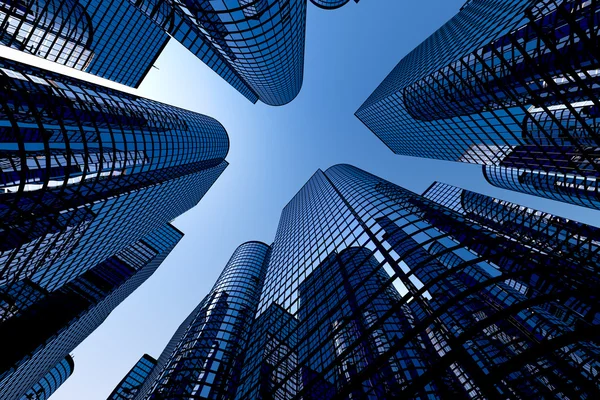
#> input picture Images/Question 1/8.jpg, 600 x 400 px
$ python Question1.py
#> lines starting #> are read from the running program, lines starting #| are printed output that depends on the picture; after the words box and inside, x2 and y2 are one past the last pixel; in counts of white or black regions, pixels touching at a corner belong together
#> further down, img is the input picture: shape (400, 600, 3); mean B, G, R 106.1, 70.5, 45.6
# %%
import cv2
import numpy as np
import matplotlib.pyplot as plt
from scipy import signal as sig
from scipy import ndimage as ndi
import os

def show_images(img1, bw = False, img2 = None):
    if img2 is None:
        fig = plt.figure(figsize=(13,13))
        ax = fig.gca()
        ax.get_xaxis().set_visible(False)
        ax.get_yaxis().set_visible(False)
        ax.imshow(img1,cmap='Greys_r' if bw else None)
        plt.show()
    else :
        plt.figure(figsize=(13,500))
        plt.subplot(1,2,1)
        plt.imshow(img1,cmap='gray')
        plt.title('Scratch Implementation')
        plt.subplot(1,2,2)
        plt.imshow(img2,cmap='gray')
        plt.title('OpenCV Implementation')
        plt.show()

class Scratch:
    def __init__ (self, k=0.05, THRESHOLD_CORNER = 0.001, THRESHOLD_EDGE = 0.0001):
        self.k = k
        #Derivative for calculation currently only sobel
        self.d_x = np.array([[-1,0,1],[-2,0,2],[-1,0,1]])
        self.d_y = np.array([[1,2,1],[0,0,0],[-1,-2,-1]])
        self.THRESHOLD_CORNER = THRESHOLD_CORNER
        self.THRESHOLD_EDGE = THRESHOLD_EDGE


    def corner_harris(self, img, verbose = False): # Verbose to display intermediate steps

#> called with verbose = False
        gray = cv2.cvtColor(img, cv2.COLOR_RGB2GRAY)
        if verbose:
            print("Gray Scale converted image")
            show_images(gray, bw=True)
        derivative_x = sig.convolve2d(gray, self.d_x, mode='same')
        derivative_y = sig.convolve2d(gray, self.d_y, mode='same')
        if verbose:
            print("Derivative X and Y of image")
            show_images(derivative_x, bw=True)
            show_images(derivative_y, bw=True)
        Ixx = ndi.gaussian_filter(derivative_x**2, sigma=1)
        Ixy = ndi.gaussian_filter(derivative_x*derivative_y, sigma=1)
        Iyy = ndi.gaussian_filter(derivative_y**2, sigma=1)
        if verbose:
            print("Ixx, Ixy, Iyy")
            show_images(Ixx, bw=True)
            show_images(Ixy, bw=True)
            show_images(Iyy, bw=True)
        #harris response calculation
        det = Ixx*Iyy - Ixy**2
        trace = Ixx + Iyy
        harris_response = det - self.k*(trace**2)
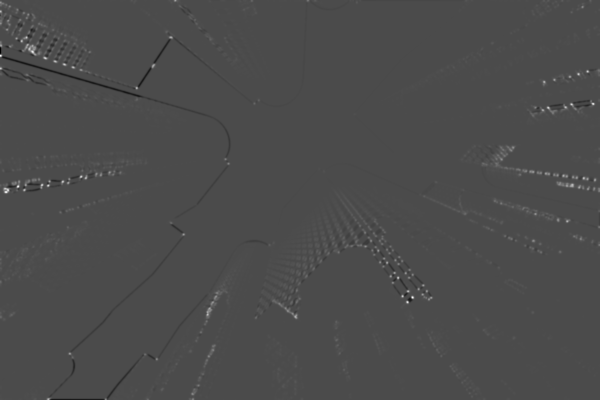
#> harris_response: shape (400, 600) float64; min -2.12e+10, max 5.05e+10, mean 137266856.3; drawn with min black and max white
        h_max = harris_response.max()
#> h_max = 5.05e+10
        h_min = harris_response.min()
#> h_min = -2.12e+10
        if verbose:
            print(f'Min = {h_min} and Max = {h_max}')
        harris_response_range = harris_response.max() - harris_response.min()
#> harris_response_range = 7.17e+10
        scaled_response = (harris_response/ harris_response_range)*255
        if verbose:
            print("Scaled Harris Response")
            show_images(scaled_response, True)

        corners = np.copy(img)
        edges = np.copy(img)
        for y, row in enumerate(harris_response):
            for x, value in enumerate(row):
                if value >= self.THRESHOLD_CORNER*h_max:
                    # cv2.circle(corners, (x,y), 1, (0,255,0), 1)
                    corners[y,x] = [255,0,0]   # corners RED
                elif value <= self.THRESHOLD_EDGE*h_min:
                    edges[y,x] = [0,255,0] # edges GREEN
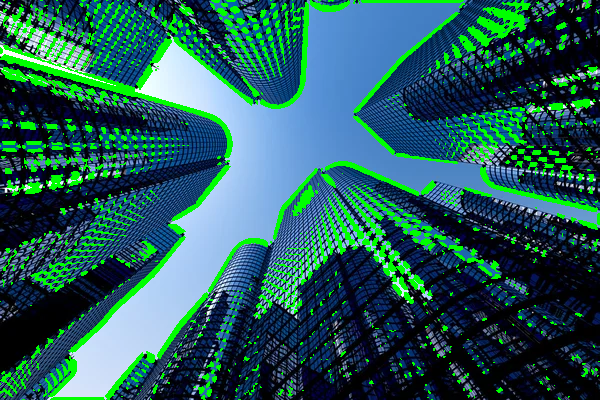
#> edges: shape (400, 600, 3); mean R, G, B 38.2, 92.8, 90.2


        if verbose:
            print("CORNERS")
            show_images(corners)
            print("EDGES")
            show_images(edges)
        return corners

# %%
def open_cv_harris(img, k=0.05, THRESHOLD_CORNER = 0.001, THRESHOLD_EDGE = 0.0001):
#> called with k = 0.05, THRESHOLD_CORNER = 0.001, THRESHOLD_EDGE = 0.0001
    gray = cv2.cvtColor(img, cv2.COLOR_RGB2GRAY)
    gray_float = np.float32(gray)
    corner_harris = cv2.cornerHarris(src=gray_float,blockSize=2, ksize=3, k=0.05)
    corner_harris = cv2.dilate(corner_harris, None) #  to increase the dot size
    img[corner_harris>0.01*corner_harris.max()]=[255,0,0]
#> img: shape (400, 600, 3); mean R, G, B 67, 61.6, 93.7
    return img

# %% [markdown]
# # For Single Image

# %%
path = 'Images/Question 1/8.jpg'
img = cv2.imread(path)
img = cv2.cvtColor(img, cv2.COLOR_BGR2RGB)
show_images(img)
scratch = Scratch()
img1 = scratch.corner_harris(img, verbose=False)
img2 = open_cv_harris(img)
show_images(img1 = img1, img2=img2)

# %% [markdown]
# # For complete folder

# %%
def get_image_paths(images_dir):

#> called with images_dir = 'Images/Question 1'
  image_paths = []
  for filename in os.listdir(images_dir):
    # Check for valid image extensions (case-insensitive)
    if filename.lower().endswith((".jpg", ".jpeg", ".png")):
      full_path = os.path.join(images_dir, filename)
      image_paths.append(full_path)
#> pass 2 of the loop in get_image_paths, `for filename in os.listdir(images_dir):`:

  return image_paths

images_dir = 'Images/Question 1'
images = get_image_paths(images_dir)
print(f"Total images found in the directory : {len(images)}")

# %%
for i in images:
    img = cv2.imread(i)
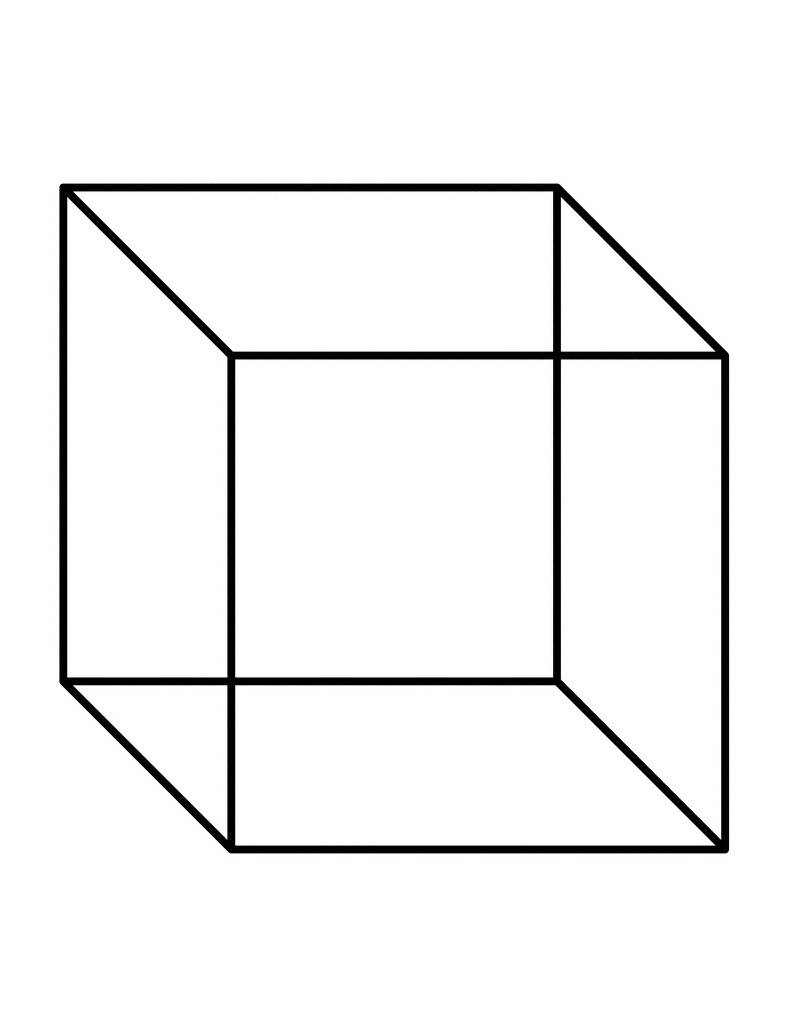
#> input picture Images/Question 1/1.jpg, 791 x 1024 px
#> img is the input picture: shape (1024, 791, 3); min 0, max 255, mean 243.1
    img = cv2.cvtColor(img, cv2.COLOR_BGR2RGB)
    # show_images(img)    # Uncomment this to display the input image if you want
    scratch = Scratch()
    img1 = scratch.corner_harris(img, verbose=False)
#> call 2 of corner_harris, with verbose = False
#> in corner_harris (call 2), `harris_response = det - self.k*(trace**2)`:
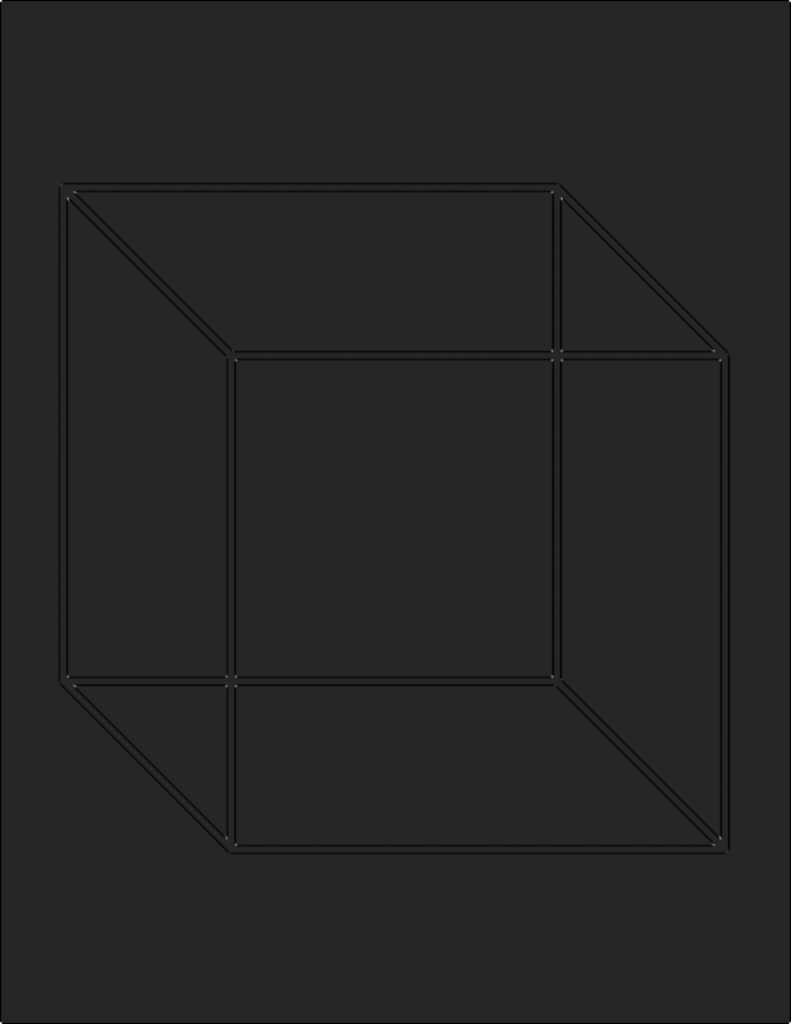
#> harris_response: shape (1024, 791) float64; min -2.22e+10, max 1.26e+11, mean -489249590.4; drawn with min black and max white
#> in corner_harris (call 2), `h_max = harris_response.max()`: h_max = 1.26e+11
#> in corner_harris (call 2), `h_min = harris_response.min()`: h_min = -2.22e+10
#> in corner_harris (call 2), `harris_response_range = harris_response.max() - harris_response.min()`: harris_response_range = 1.49e+11
#> after the loop in corner_harris (call 2), `for y, row in enumerate(harris_response):`:
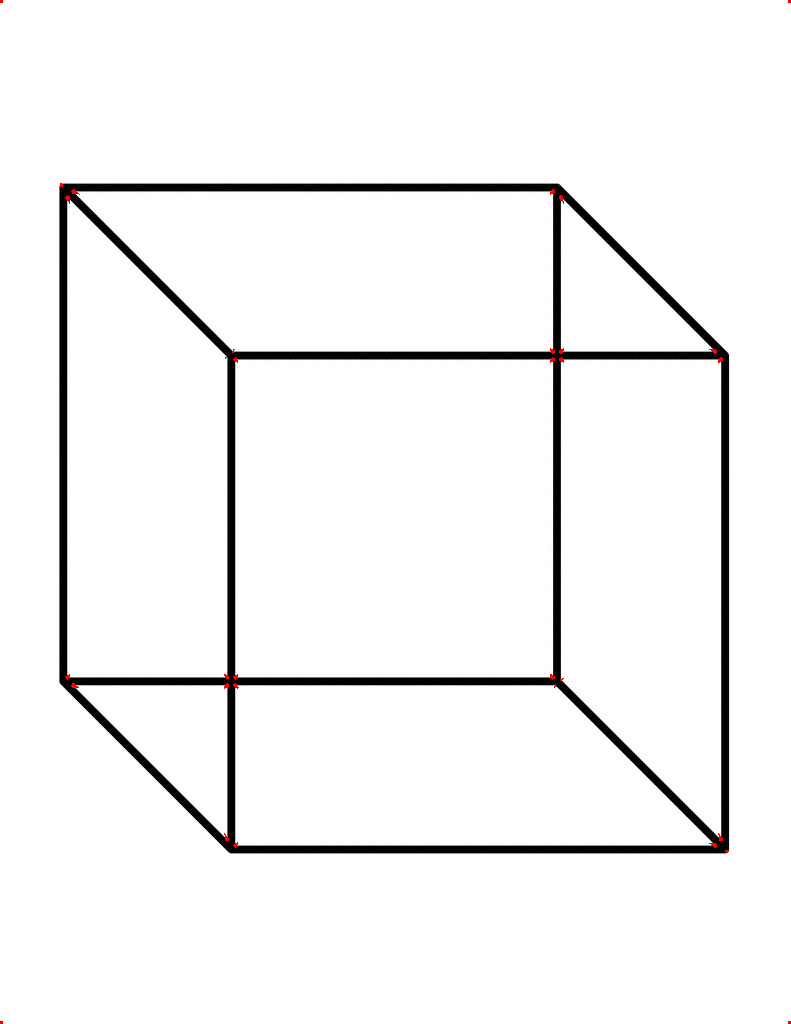
#> corners: shape (1024, 791, 3); 0.06% of pixels changed, all inside (x1, y1, x2, y2) = (0, 0, 791, 1024)
#> after the loop in corner_harris (call 2), `for y, row in enumerate(harris_response):`:
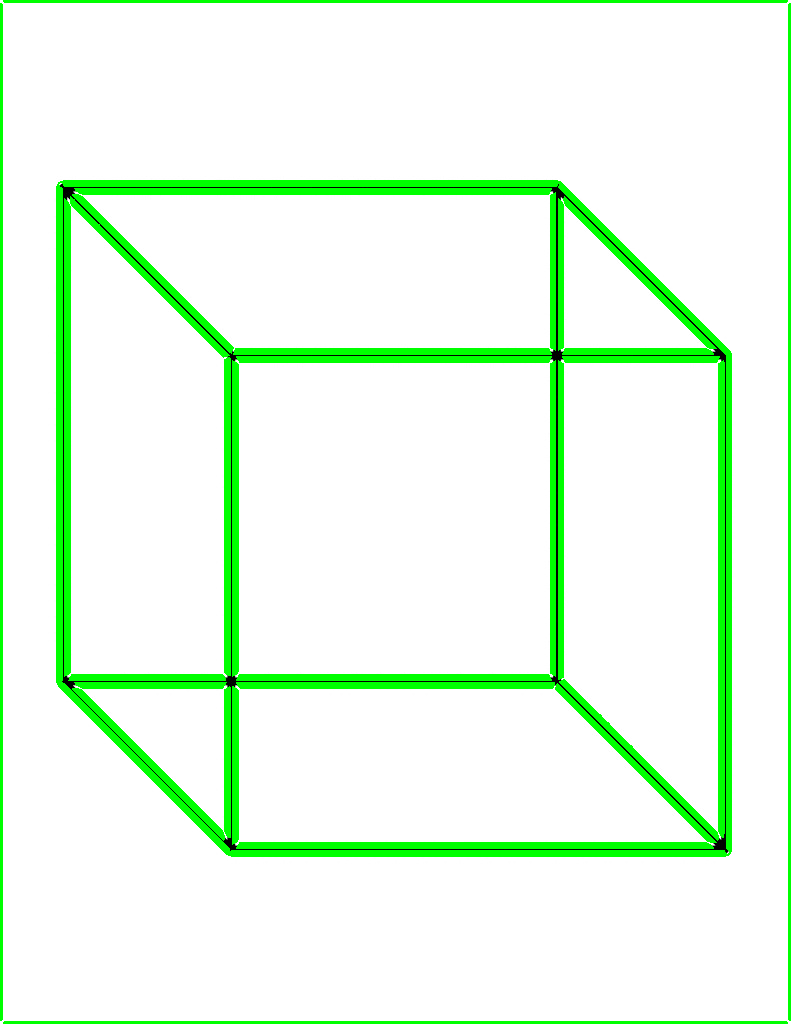
#> edges: shape (1024, 791, 3); 9.21% of pixels changed, all inside (x1, y1, x2, y2) = (0, 0, 791, 1024)
    img2 = open_cv_harris(img)
#> call 2 of open_cv_harris, with k = 0.05, THRESHOLD_CORNER = 0.001, THRESHOLD_EDGE = 0.0001
#> in open_cv_harris (call 2), `img[corner_harris>0.01*corner_harris.max()]=[255,0,0]`:
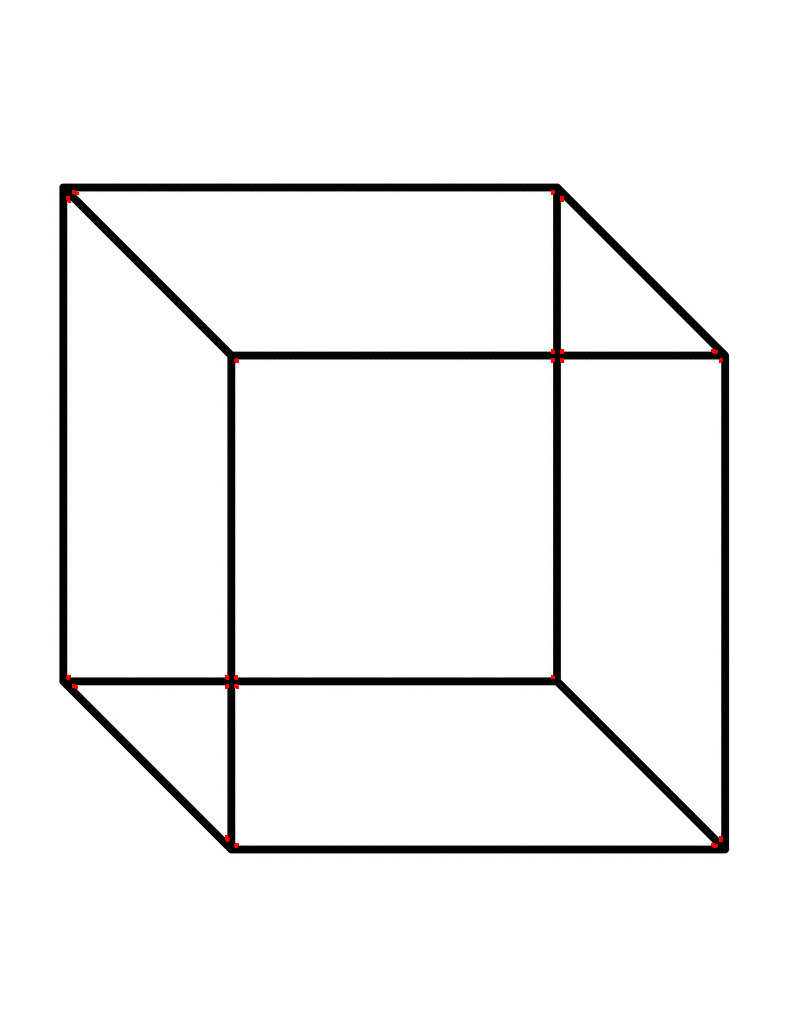
#> img: shape (1024, 791, 3); 0.06% of pixels changed, all inside (x1, y1, x2, y2) = (66, 190, 723, 848)
    show_images(img1 = img1, img2=img2)
#> pass 2 of the loop `for i in images:`:
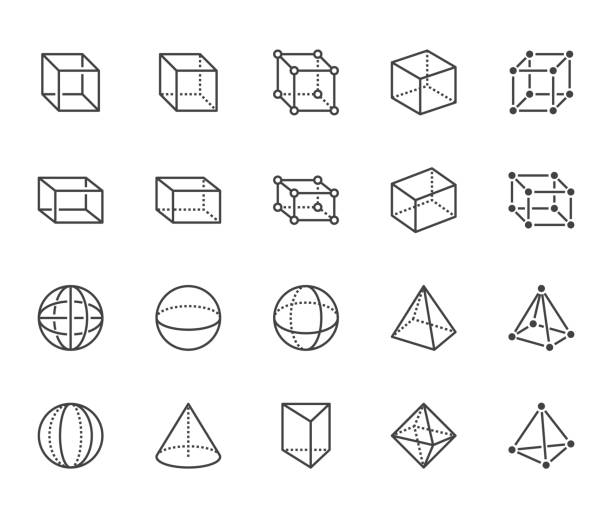
#> input picture Images/Question 1/10.jpg, 612 x 518 px
#> img is the input picture: shape (518, 612, 3); min 34, max 255, mean 244.6
#> gray: shape (518, 612)
#> derivative_x: shape (518, 612) int64
#> derivative_y: shape (518, 612) int64
#> Ixx: shape (518, 612) int64
#> Ixy: shape (518, 612) int64
#> Iyy: shape (518, 612) int64
#> det: shape (518, 612) int64
#> trace: shape (518, 612) int64
#> in corner_harris (call 3), `harris_response = det - self.k*(trace**2)`:
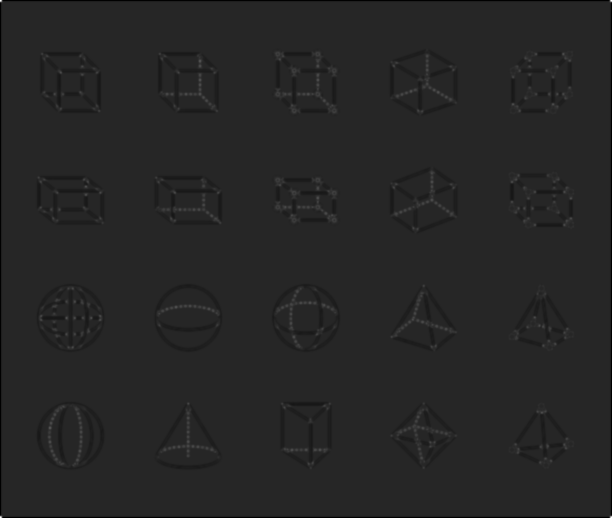
#> harris_response: shape (518, 612) float64; min -2.22e+10, max 1.26e+11, mean -245575206.3; drawn with min black and max white
#> scaled_response: shape (518, 612) float64
#> after the loop in corner_harris (call 3), `for y, row in enumerate(harris_response):`:
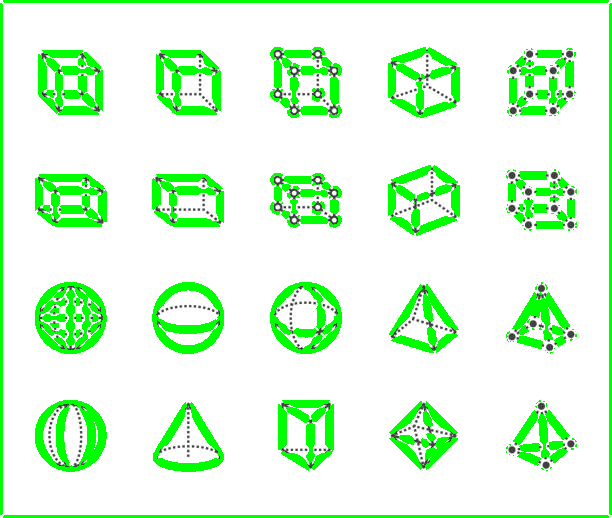
#> edges: shape (518, 612, 3); 14.27% of pixels changed, all inside (x1, y1, x2, y2) = (0, 0, 612, 518)
